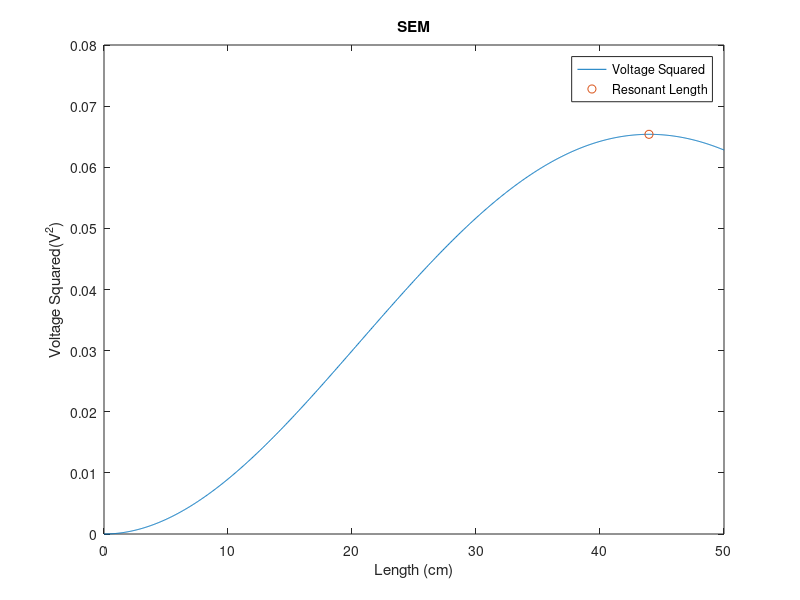
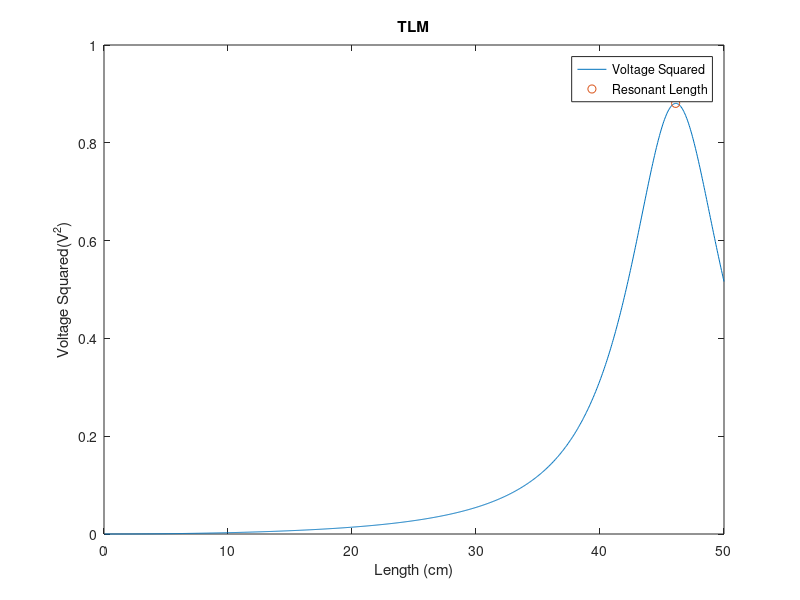

MATLAB code to generate these figures, in order:
% Lydia Bardwell Speltz
% 12-8-23
% Resonant length prediction assuming constant electric field 

%% Inputs to program 
clear all;
clc;
close all;

fprintf('This resonant length prediction tool is from the following reference: Bardwell Speltz L, Lee SK, Shu Y, Tarasek M, Trzasko J, Foo TK, Bernstein MA. Modeling and measurement of lead tip heating and resonant length for implanted, insulated wires.\n');


w=2*pi()*63.87*10^6; % frequency in rad/s (2*pi*f)(1.5T)
%w=2*pi()*127.74*10^6;  % frequency in rad/s (2*pi*f) (3T)
mu=4*pi()*10^-7; % permeability in H/m
a=0.39/1000; % radius of wire in m
b=0.625/1000; % radius of wire+insulation in m
e0=8.85418782*10^-12; % absolute permittivity F/m
cond=0.47; % conductivity in S/m
perm=80*e0; % permittivity  in F/m
E=1; % constant E field in V/m
er=2.3; % relative permittivity of insulation 
gamma=1; % reflection coeeficient for the transmission line model 

%% Wavenumber of Medium 
kt_real=w.*sqrt((perm.*mu)./2).*((sqrt(1+(cond./(perm.*w)).^2)) + 1 ).^(1/2); 
kt_imag=w.*sqrt((perm.*mu)./2).*((sqrt(1+(cond./(perm.*w)).^2)) - 1 ).^(1/2);
kt = complex(kt_real, kt_imag); 

%% Wavenumber of Insulator
ki_real=w*sqrt((e0*er)*mu); 
ki_imag=0; 
ki = complex(ki_real, ki_imag); 

%% King Wavenumber 
H0 = besselh(0,kt*b);
H1 = besselh(1,kt*b);
F=H0/((kt*b)*H1);

k=ki*(1+(F/(log(b/a))))^(1/2); 
kI=-imag(k);
kR=real(k);
k=complex(kR,kI);

%% Simple Exponential Model 
d=linspace(0,50,1001)./100; %Length of wire in m
% Voltage Equation 
V=(E/(1i.*k)).*(((exp(-kI.*d)).*cos(kR.*d)-1)+1i.*(exp(-kI.*d)).*sin(kR.*d));
%Voltage Squared Equation
Vs=((E^2)/(abs(k).^2)).*(1+exp(2.*kI.*d)-2.*exp(kI.*d).*cos(kR.*d));
[Y,I]=max(Vs); 

% Derivative of voltage squared equation
dVs=((E^2)/abs(k)^2).*(-2.*kI.*exp(-2.*kI.*d)+2.*kI.*exp(-kI.*d).*cos(kR.*d)+2.*kR.*exp(-kI.*d).*sin(kR.*d));

figure; plot(d*100,Vs);ylabel('Voltage Squared(V^2)'); xlabel('Length (cm)'); title('SEM');
hold on;
plot(d(1,I)*100,Vs(1,I),'o'); legend('Voltage Squared','Resonant Length');
clear Vs V

% Find where the derivative is equal to 0
myfun = @(d,E,k,kI,kR) (((E^2)/abs(k)^2).*(-2.*kI.*exp(2.*kI.*d)+2.*kI.*exp(kI.*d).*cos(kR.*d)+2.*kR.*exp(kI.*d).*sin(kR.*d)));  % parameterized function
fun = @(z) myfun(z,E,k,kI,kR);    
x = fzero(fun,0.24);

fprintf('The resonant length using the King Wavenumber in the SEM is %0.4f cm\n',d(1,I)*100);

%% Transmission Line Model 
d=linspace(0,50,1001)./100; %Length of wire in m

%Voltage Squared Equation
Vs=E.^2.*((1./(exp(-2.*kI.*d)+(gamma.^2).*exp(2.*kI.*d)-(2.*gamma.*cos(2.*kR.*d))))).*((1./abs(k.^2)).*((gamma.^2).*exp(2.*kI.*d)+(2.*gamma.*cos(2.*kR.*d))+((1+gamma).^2)+(exp(-2.*kI.*d))-(2.*cos(kR.*d).*(1+gamma).*((gamma.*exp(kI.*d))+exp(-kI.*d)))));

% Find where the voltage is a max
[Y,I]=max(Vs); 

figure; plot(d*100,Vs);ylabel('Voltage Squared(V^2)'); xlabel('Length (cm)'); title('TLM');
hold on;
plot(d(1,I)*100,Vs(1,I),'o'); legend('Voltage Squared','Resonant Length');

fprintf('The resonant length using the King Wavenumber in the TLM is %0.4f cm\n',d(1,I)*100);